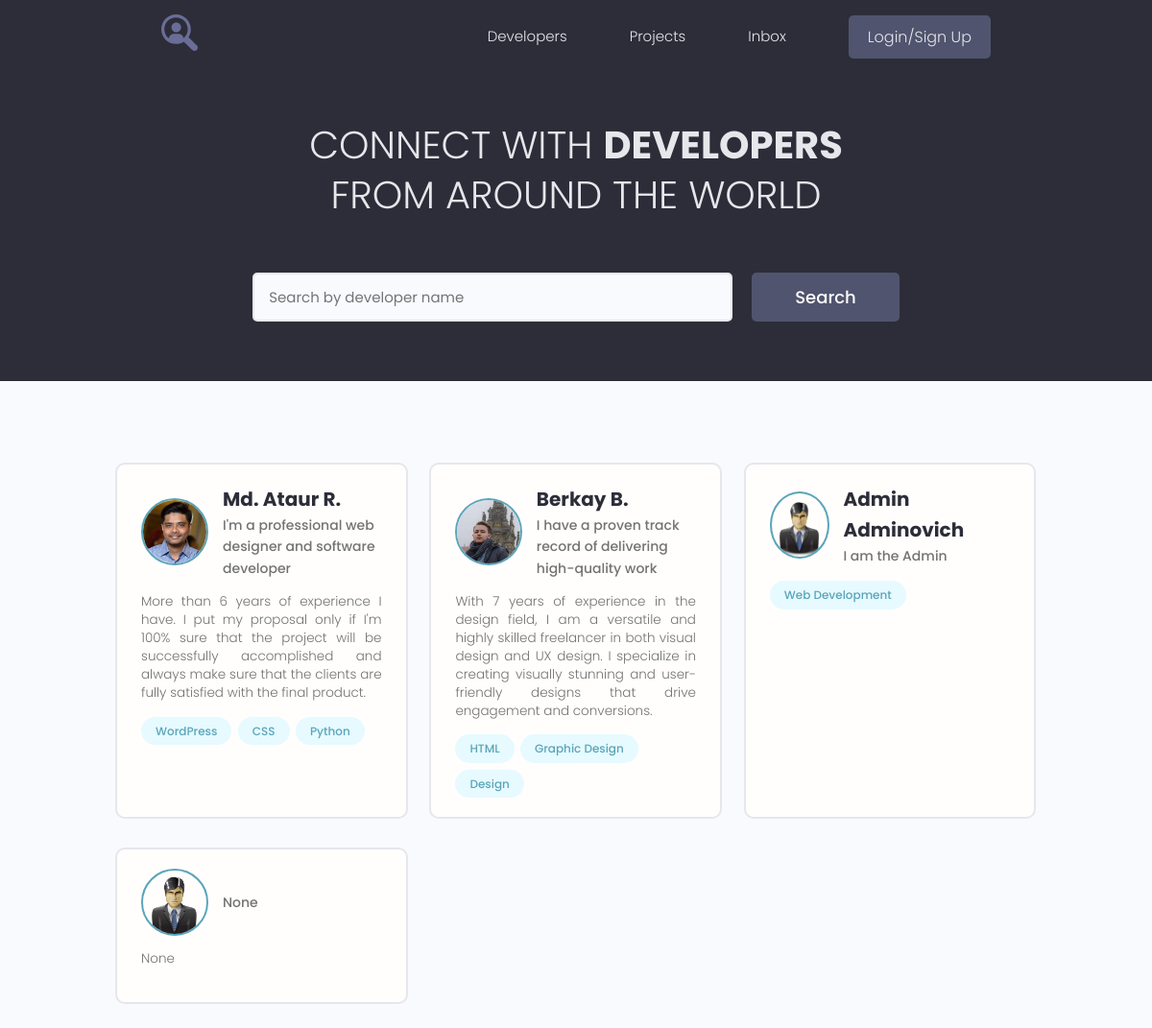
The page / on the database its author committed.
### users/models.py (models this page shows, shortened)
class Profile(models.Model):
    user = models.OneToOneField(User, on_delete=models.CASCADE, blank=True, null=True)
    name = models.CharField(max_length=200, blank=True, null=True)
    email = models.EmailField(max_length=500, blank=True, null=True)
    username = models.CharField(max_length=200, blank=True, null=True)
    short_info = models.CharField(max_length=200, blank=True, null=True)
    bio = models.TextField(blank=True, null=True)
    image = models.ImageField(upload_to='profiles/', blank=True, null=True, default='profiles/user-default.png')
    social_github = models.CharField(max_length=200, blank=True, null=True)
    social_youtube = models.CharField(max_length=200, blank=True, null=True)
    social_website = models.CharField(max_length=200, blank=True, null=True)
    created = models.DateTimeField(auto_now_add=True)

class Skill(models.Model):
    owner = models.ForeignKey(Profile, on_delete=models.CASCADE, blank=True, null=True)
    name = models.CharField(max_length=200, blank=True, null=True)
    description = models.TextField(blank=True, null=True)
    created = models.DateTimeField(auto_now_add=True)
    def __str__(self):
        return self.name

### users/views.py (the view)
# urls.py: path('', views.profiles, name='profiles'),
def profiles(request):
    all_profiles, search_query = search_profiles(request)
    context = {'profiles': all_profiles, 'search+query': search_query}
    return render(request, 'users/index.html', context)

### users/utils.py (called while the page is built)
def search_profiles(request):
    search_query = request.GET.get('search_query') \
        if request.GET.get('search_query') else ''
    skills = Skill.objects.filter(name__iexact=search_query)
    all_profiles = Profile.objects.distinct().filter(Q(name__icontains=search_query) |
                                                     Q(short_info__icontains=search_query) |
                                                     Q(skill__in=skills))
    return all_profiles, search_query

### users/templates/users/index.html (shortened to what this page needs)
{% extends 'projects/base.html' %}
{% load static %}
{% block content %}
<main class="home">
    <section class="hero-section text-center">
        <div class="container container--narrow">
            <div class="hero-section__box">
                <h2>CONNECT WITH <span>DEVELOPERS</span></h2>
                <h2>FROM AROUND THE WORLD</h2>
            </div>
            <div class="hero-section__search">
                <form class="form" action="{% url 'profiles' %}" method="get">
                    <div class="form__field">
                        <input class="input input--text" id="formInput#search" type="text" name="search_query"
                               value="{{ search_query }}" placeholder="Search by developer name"/>
                    </div>
                    <input class="btn btn--sub btn--lg" type="submit" value="Search"/>
                </form>
            </div>
        </div>
    </section>
    <section class="devlist">
        <div class="container">
            <div class="grid grid--three">
                {% for profile in profiles %}
                <div class="column card">
                    <div class="dev">
                        <a href="{% url 'user_profile' profile.id %}" class="card__body">
                            <div class="dev__profile">
                                <img class="avatar avatar--md" src="{{ profile.image.url }}"
                                     alt="image"/>
                                <div class="dev__meta">
                                    <h3>{{ profile.name }}</h3>
                                    <h5>{{ profile.short_info }}</h5>
                                </div>
                            </div>
                            <p class="dev__info">
                                {{ profile.bio }}
                            </p>
                            <div class="dev__skills">
                                {% for skill in profile.skill_set.all|slice:"3" %}
                                <span class="tag tag--pill tag--main">
                                    <small>{{ skill }}</small>
                                </span>
                                {% endfor %}
                            </div>
                        </a>
                    </div>
                </div>
                {% endfor %}
            </div>
        </div>
    </section>
</main>
{% endblock %}

### projects/templates/projects/base.html (shortened to what this page needs)
<!DOCTYPE html>
{% load static %}
<html lang="en">
<head>
    <link rel="stylesheet" href="https://maxcdn.bootstrapcdn.com/font-awesome/4.5.0/css/font-awesome.min.css">
    <link rel="stylesheet" href="{% static 'uikit/styles/uikit.css' %}"/>
    <link rel="stylesheet" href="{% static 'styles/app.css' %}"/>
</head>
<body>
{% include 'projects/navbar.html' %}
{% block content %}
{% endblock %}
</body>
</html>

### projects/templates/projects/navbar.html (shortened to what this page needs)
{% load static %}
<header class="header">
    <div class="container container--narrow">
        <a href="{% url 'projects' %}" class="header__logo">
            <img src="{% static 'images/logo.svg' %}" alt="DevSearch Logo"/>
        </a>
        <nav class="header__nav">
            <ul class="header__menu">
                <li class="header__menuItem"><a href="{% url 'profiles' %}">Developers</a></li>
                <li class="header__menuItem"><a href="{% url 'projects' %}">Projects</a></li>
                <li class="header__menuItem"><a href="{% url 'inbox' %}">Inbox</a></li>
                {% if request.user.is_authenticated %}
                <li class="header__menuItem"><a href="{% url 'account' %}">Account</a></li>
                <li class="header__menuItem"><a href="{% url 'create-project' %}">Add Project</a></li>
                <li class="header__menuItem"><a href="{% url 'logout' %}" class="btn btn--sub">Logout</a></li>
                {% else %}
                <li class="header__menuItem"><a href="{% url 'login' %}" class="btn btn--sub">Login/Sign Up</a></li>
                {% endif %}
            </ul>
        </nav>
    </div>
</header>

### projects/static/styles/app.css (style rules this page uses)
:root { --color-sub: #2d2d39; }
.btn--sub { background-color: var(--color-sub-light); }
.card { border: 2px solid var(--color-light); }
img { width: 100%; }
.header { position: sticky; z-index: 111; background-color: var(--color-sub); padding: 1.5rem 0; }
.header > .container { display: flex; justify-content: space-between; align-items: center; }
.header__logo > img { height: 3.8rem; }
.header__nav > ul { display: inline-flex; align-items: center; list-style: none; gap: 6.5rem; }
.header__menuItem > a { color: var(--color-light); font-weight: 300; }
.hero-section { height: 40vh; display: flex; align-items: center; background-color: var(--color-sub); }
.hero-section__box { margin-bottom: 4rem; }
.hero-section__box > h2, .hero-section__box > h2 > span { font-size: 4rem; color: var(--color-light); line-height: 1.3; text-transform: uppercase; }
.hero-section__box > h2 { font-weight: 300; }
.hero-section__box > h2 > span { font-weight: 700; }
.hero-section__search > .form { display: flex; align-items: center; justify-content: center; gap: 2rem; }
.hero-section__search > .form input.input--text { width: 50rem; }
.devlist { margin-top: 8rem; }
.devlist .grid { align-items: stretch; }
.devlist .dev .dev__profile { display: flex; align-items: center; gap: 1.5rem; }
.devlist .dev .dev__meta h3 { color: var(--color-sub); font-size: 2rem; font-weight: 700; }
.devlist .dev .dev__meta h5 { color: var(--color-text); font-size: 1.4rem; font-weight: 500; }
.devlist .dev .dev__info { margin: 1.5rem 0; font-size: 1.35rem; line-height: 1.4; text-align: justify; }

### projects/static/uikit/styles/modules/_variables.css (style rules this page uses)
:root { --color-main: #5aa5b9; --color-main-light: #e6faff; --color-sub: #3f4156; --color-sub-light: #51546e; --color-sub-lighter: #ededfd; --color-text: #737373; --color-gray: #8b8b8b; --color-light: #e5e7eb; --color-light-gray: #767676; --color-bg: #f8fafd; --color-white: #fffefd; --color-white-light: #f3f3f3; --color-success: #359e64; --color-success-bg: #def8e8; --color-error: #fc4b0b; --color-error-bg: #fff2ee; --font-base: 'Poppins', arial, helvetica, 'Segoe UI', roboto, ubuntu, sans-serif; --font-monospace: 'Fira Code', 'Courier New', courier, monospace; --font-regular: 300; --font-medium: 500; --font-bold: 700; --generic-shadow: 1px 1px 5px #00000010; --generic-transition: all 0.3s ease-in-out; }

### projects/static/uikit/styles/modules/_base.css (style rules this page uses)
* { margin: 0; padding: 0; box-sizing: border-box; text-rendering: optimizeLegibility; color: inherit; font-size: inherit; }
html { font-size: 50%; }
@media only screen and (min-width: 480px) { html { font-size: 56.25%; } }
@media only screen and (min-width: 1200px) { html { font-size: 62.5%; } }
body { line-height: 1.6; font-weight: 400; font-size: 1.5rem; color: var(--color-text); background-color: var(--color-bg); min-height: 100vh; }

### projects/static/uikit/styles/modules/_typography.css (style rules this page uses)
* { font-family: var(--font-base); }
h2 { font-size: 3.6rem; font-weight: var(--font-bold); }
h3 { font-size: 3.2rem; font-weight: var(--font-medium); }
h5 { font-size: 2.4rem; font-weight: var(--font-medium); }
h5, h6 { font-weight: var(--font-regular); }
p, span, strong { font-size: 1.6rem; color: var(--color-text); font-weight: var(--font-regular); }
a { padding-bottom: 2px; text-decoration: none; display: inline-block; color: var(--color-main); font-weight: var(--font-medium); }

### projects/static/uikit/styles/modules/_utilities.css (style rules this page uses)
.container { width: 92%; max-width: 165rem; margin: 0 auto; box-sizing: border-box; }
.container--narrow { width: 92%; max-width: 120rem; }
@media screen and (min-width: 1000px) { .container { width: 90%; } }
@media screen and (min-width: 1000px) { .container--narrow { width: 85%; } }
@media screen and (min-width: 1200px) { .container { width: 80%; } }
@media screen and (min-width: 1200px) { .container--narrow { width: 72%; } }
.text-center { text-align: center; }

### projects/static/uikit/styles/modules/_avatar.css (style rules this page uses)
.avatar { border-radius: 50%; border: 2px solid var(--color-main); object-fit: cover; }
.avatar--md { height: 7rem; width: 7rem; }

### projects/static/uikit/styles/modules/_button.css (style rules this page uses)
.btn { display: inline-block; position: relative; cursor: pointer; background-color: var(--color-light); font-weight: var(--font-medium); color: var(--color-sub); text-decoration: none; padding: 1rem 2rem; border-radius: 0.5rem; border: none; width: -webkit-fit-content; width: -moz-fit-content; width: fit-content; height: -webkit-fit-content; height: -moz-fit-content; height: fit-content; font-size: 1.6rem; outline-width: 0; outline-color: transparent; -webkit-backface-visibility: hidden; backface-visibility: hidden; transition: all 0.3s ease-in-out; }
.btn--sub { background-color: var(--color-sub); color: var(--color-white); }
.btn--lg { font-size: 1.8rem; padding: 1.2rem 4.5rem; }

### rows shown on the page
Profile: image (picture), name "Md. Ataur R.", short_info "I'm a professional web designer and software developer", bio "More than 6 years of experience I have. I put my proposal only if I'm 100% sure that the project will be successfully accomplished and always make sure that the clients are fully satisfied with the final product."
Skill: name "WordPress"
Skill: name "CSS"
Skill: name "Python"
Profile: image (picture), name "Berkay B.", short_info "I have a proven track record of delivering high-quality work", bio "With 7 years of experience in the design field, I am a versatile and highly skilled freelancer in both visual design and UX design. I specialize in creating visually stunning and user-friendly designs that drive engagement and conversions."
Skill: name "HTML"
Skill: name "Graphic Design"
Skill: name "Design"
Profile: image (placeholder picture), name "Admin Adminovich", short_info "I am the Admin"
Skill: name "Web Development"
Profile: image (placeholder picture), short_info "None", bio "None"
